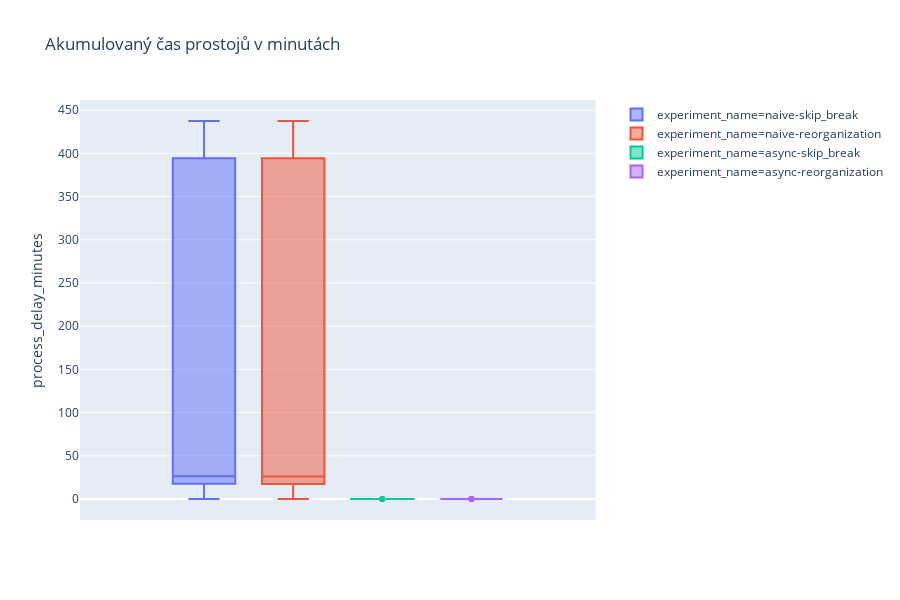

This figure's notebook cell:
### Code cell
px.box(df, y='process_delay_minutes', color='experiment_name', title='Akumulovaný čas prostojů v minutách')

### Figure 1 — Plotly figure (JSON) as saved in the notebook; plotly's stock layout.template omitted (floating-point values rounded to 4 significant figures)
{"data": [{"alignmentgroup": "True", "hoverlabel": {"namelength": 0}, "hovertemplate": "experiment_name=naive-skip_break<br>process_delay_minutes=%{y}", "legendgroup": "experiment_name=naive-skip_break", "marker": {"color": "#636efa"}, "name": "experiment_name=naive-skip_break", "notched": false, "offsetgroup": "experiment_name=naive-skip_break", "orientation": "v", "showlegend": true, "type": "box", "x0": " ", "xaxis": "x", "y": [0, 0, 0, 435.6, 435.5, 352.3, 437.4, 353.1, 436.5, 436.7, 24.16, 26.93, 32.07, 0.0375, 25.47, 24.36, 22.62, 12.52, 32.44, 25.14], "y0": " ", "yaxis": "y"}, {"alignmentgroup": "True", "hoverlabel": {"namelength": 0}, "hovertemplate": "experiment_name=naive-reorganization<br>process_delay_minutes=%{y}", "legendgroup": "experiment_name=naive-reorganization", "marker": {"color": "#EF553B"}, "name": "experiment_name=naive-reorganization", "notched": false, "offsetgroup": "experiment_name=naive-reorganization", "orientation": "v", "showlegend": true, "type": "box", "x0": " ", "xaxis": "x", "y": [0, 0, 0, 435.5, 435.5, 352.3, 437.4, 353.1, 436.4, 436.6, 24.06, 26.93, 31.95, 0, 25.28, 24.31, 22.58, 12.4, 32.35, 25.1], "y0": " ", "yaxis": "y"}, {"alignmentgroup": "True", "hoverlabel": {"namelength": 0}, "hovertemplate": "experiment_name=async-skip_break<br>process_delay_minutes=%{y}", "legendgroup": "experiment_name=async-skip_break", "marker": {"color": "#00cc96"}, "name": "experiment_name=async-skip_break", "notched": false, "offsetgroup": "experiment_name=async-skip_break", "orientation": "v", "showlegend": true, "type": "box", "x0": " ", "xaxis": "x", "y": [0, 0, 0, 0.01333, 0.08, 0.006667, 0.02, 0.02, 0.01333, 0.08333, 0.01333, 0.02, 0.01333, 0, 0.01333, 0.08333, 0.01333, 0.01333, 0.02, 0.01333], "y0": " ", "yaxis": "y"}, {"alignmentgroup": "True", "hoverlabel": {"namelength": 0}, "hovertemplate": "experiment_name=async-reorganization<br>process_delay_minutes=%{y}", "legendgroup": "experiment_name=async-reorganization", "marker": {"color": "#ab63fa"}, "name": "experiment_name=async-reorganization", "notched": false, "offsetgroup": "experiment_name=async-reorganization", "orientation": "v", "showlegend": true, "type": "box", "x0": " ", "xaxis": "x", "y": [0, 0, 0, 0.01333, 0.08, 0.006667, 0.02, 0.02, 0.01333, 0.08333, 0.01333, 0.01333, 0.006667, 0, 0.006667, 0.07667, 0.006667, 0.006667, 0.006667, 0.01333], "y0": " ", "yaxis": "y"}], "layout": {"boxmode": "group", "height": 600, "legend": {"tracegroupgap": 0}, "title": {"text": "Akumulovaný čas prostojů v minutách"}, "xaxis": {"anchor": "y", "domain": [0, 0.98]}, "yaxis": {"anchor": "x", "domain": [0, 1], "title": {"text": "process_delay_minutes"}}}}
